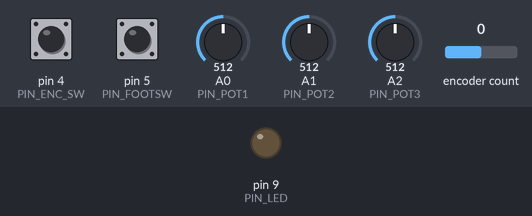
Simulated run of this program. Board: Teensy 4. On the bench: output pins drawn as LEDs (lit = HIGH). Dashed ring = blinking. Inputs (shaded band) come from the test bench; at power-on: pin 5 (PIN_FOOTSW) HIGH, pin 4 (PIN_ENC_SW) HIGH, A0 (PIN_POT1) = 512, A1 (PIN_POT2) = 512, A2 (PIN_POT3) = 512, encoder count 0 (analog values on the 0–1023 scale). What the program prints to the serial monitor is not drawn.

Above: at 1.2 s.
1.3 s: pin 5 (PIN_FOOTSW) pulled LOW for 0.15 s
At 1.7 s:
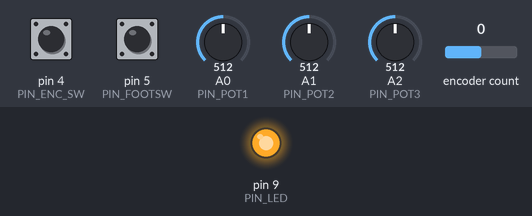
11.0 s: pin 5 (PIN_FOOTSW) pulsed LOW 5 times (0.12 s each, 0.3 s apart)
At 11.59 s:
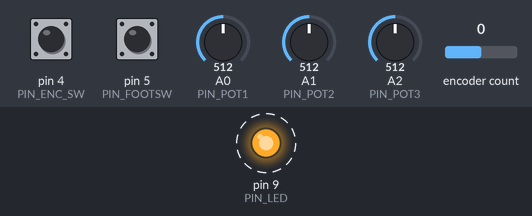
Timing chart, 0 to 14.0 s (numbered marks = the images above; inputs shaded):
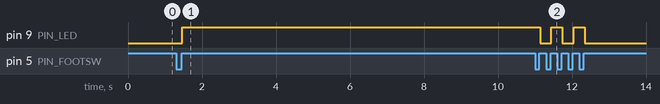

The program:

main.cpp
```cpp
// 03_knobs_switches: 포트 3개, EC11 인코더(푸시), 풋스위치, 상태 LED 입력 확인 (H2)
// 저장소 루트에서:  pio run -d sketches/03_knobs_switches -t upload
// 시리얼 모니터:   pio device monitor -b 115200
//
// [통과 기준]
// - 포트 3개 모두 끝에서 끝까지 0~100% 근처로 움직이고, 손을 떼면 값이 떨리지 않음
// - 인코더 한 칸(딸깍 1번)에 1씩 바뀜
// - 인코더 버튼과 풋스위치가 짧게/길게를 구분함, 길게는 누른 지 600ms에 (떼기 전에) 바로 찍힘
// - 풋스위치를 짧게 누를 때마다 LED가 토글됨 (바이패스 표시 흉내)
//
// [출력 예시]
// POT1 42%
// ENC 7
// 풋스위치 짧게 → LED ON
// 인코더 버튼 길게

#include <Arduino.h>
#include <Encoder.h>

// ---- 핀 배치 (firmware/src/pins.h, docs/hardware-design.md 5장과 같게 유지) ----
// 13번은 OLED SCK + 보드 LED 공용이라 쓰지 않는다.
#define PIN_POT1    14  // A0, 와이퍼 → 1kΩ → 핀, 핀에 0.1µF to GND
#define PIN_POT2    15  // A1
#define PIN_POT3    16  // A2
#define PIN_ENC_A   2   // 공통 핀 GND, 각 핀 10nF to GND
#define PIN_ENC_B   3
#define PIN_ENC_SW  4   // 인코더 푸시, 누르면 GND
#define PIN_FOOTSW  5   // 모멘터리, 누르면 GND, 100nF 병렬
#define PIN_LED     9   // 9 → 1kΩ → LED → GND

// ---- 동작 상수 ----
#define DEBOUNCE_MS      20    // 입력이 이 시간 동안 안 바뀌어야 상태 확정
#define LONG_PRESS_MS    600   // 누른 지 이 시간이 되면 즉시 "길게"
#define POT_HYST         1.0f  // % 단위. 마지막 출력값과 1% 이상 차이 날 때만 출력
#define POT_INTERVAL_MS  10    // 포트 읽기 주기 (매 루프마다 읽을 필요 없음)

// EC11은 디텐트 한 칸에 Encoder 카운트 4. 한 칸에 2씩 바뀌면(반 디텐트형 부품) 2로 바꿀 것.
#define ENC_COUNTS_PER_DETENT  4

// ---- 포트 ----
const uint8_t potPins[3] = {PIN_POT1, PIN_POT2, PIN_POT3};
float potShown[3] = {-100, -100, -100};  // 마지막으로 출력한 값(%). 처음엔 무조건 출력되게
unsigned long potLastReadAt = 0;

// ---- 인코더 ----
Encoder enc(PIN_ENC_A, PIN_ENC_B);
long encBase = 0;   // 마지막으로 칸을 센 위치의 원시 카운트
long encValue = 0;  // 디텐트 단위 값

// ---- 버튼 (인코더 버튼, 풋스위치 공용) ----
enum ButtonEvent { BTN_NONE, BTN_SHORT, BTN_LONG };

struct Button {
  uint8_t pin;
  const char* name;
  bool raw;                 // 마지막 원시 읽기 (true = 눌림)
  unsigned long rawSince;   // 원시 값이 마지막으로 바뀐 시각
  bool pressed;             // 디바운스 후 확정 상태
  unsigned long pressedAt;  // 눌림이 시작된 시각 (원시 기준)
  bool longFired;           // 이번 누름에서 "길게"를 이미 냈는지
};

Button encBtn  = {PIN_ENC_SW, "인코더 버튼"};
Button footBtn = {PIN_FOOTSW, "풋스위치"};
bool ledOn = false;

void buttonBegin(Button& b) {
  pinMode(b.pin, INPUT_PULLUP);  // 외부 풀업 없음
  b.raw = digitalRead(b.pin) == LOW;
  b.pressed = b.raw;
  b.rawSince = b.pressedAt = millis();
  b.longFired = b.pressed;  // 켤 때 이미 눌려 있으면 이벤트 안 냄
}

// 짧게: 뗄 때 판정 / 길게: 누른 지 LONG_PRESS_MS가 되는 순간 판정. 길게가 났으면 뗄 때 짧게 없음.
ButtonEvent buttonPoll(Button& b, unsigned long now) {
  bool r = digitalRead(b.pin) == LOW;  // 풀업이라 누르면 LOW
  if (r != b.raw) {
    b.raw = r;
    b.rawSince = now;
  }

  // 원시 값이 DEBOUNCE_MS 동안 그대로면 상태 확정
  if (b.raw != b.pressed && now - b.rawSince >= DEBOUNCE_MS) {
    b.pressed = b.raw;
    if (b.pressed) {
      b.pressedAt = b.rawSince;  // 실제로 눌린 시각부터 600ms를 센다
      b.longFired = false;
    } else if (!b.longFired) {
      return BTN_SHORT;
    }
  }

  if (b.pressed && !b.longFired && now - b.pressedAt >= LONG_PRESS_MS) {
    b.longFired = true;
    return BTN_LONG;
  }
  return BTN_NONE;
}

void pollPots(unsigned long now) {
  if (now - potLastReadAt < POT_INTERVAL_MS) return;
  potLastReadAt = now;

  for (int i = 0; i < 3; i++) {
    float pct = analogRead(potPins[i]) * 100.0f / 4095.0f;
    float diff = fabsf(pct - potShown[i]);
    // 양끝(0%/100%)은 히스테리시스 때문에 1% 직전에서 멈추지 않도록 따로 맞춘다
    bool atEdge = (pct < 0.5f && potShown[i] >= 0.5f) || (pct > 99.5f && potShown[i] <= 99.5f);
    if (diff >= POT_HYST || atEdge) {
      potShown[i] = pct;
      Serial.printf("POT%d %d%%\n", i + 1, (int)(pct + 0.5f));
    }
  }
}

void pollEncoder() {
  long raw = enc.read();
  bool changed = false;
  // 카운트가 한 칸(ENC_COUNTS_PER_DETENT)만큼 쌓일 때마다 1씩. 0 근처에서도 양방향 대칭.
  while (raw - encBase >= ENC_COUNTS_PER_DETENT) {
    encBase += ENC_COUNTS_PER_DETENT;
    encValue++;
    changed = true;
  }
  while (encBase - raw >= ENC_COUNTS_PER_DETENT) {
    encBase -= ENC_COUNTS_PER_DETENT;
    encValue--;
    changed = true;
  }
  if (changed) Serial.printf("ENC %ld\n", encValue);
}

void setup() {
  Serial.begin(115200);
  while (!Serial && millis() < 2000) {}  // 시리얼 모니터 연결을 최대 2초 기다림

  analogReadResolution(12);
  analogReadAveraging(16);
  buttonBegin(encBtn);
  buttonBegin(footBtn);
  pinMode(PIN_LED, OUTPUT);
  digitalWrite(PIN_LED, LOW);

  Serial.println("03_knobs_switches 시작");
  Serial.println("핀 배치:");
  Serial.printf("  포트1/2/3     : %d(A0) / %d(A1) / %d(A2)\n", PIN_POT1, PIN_POT2, PIN_POT3);
  Serial.printf("  인코더 A/B/SW : %d / %d / %d (INPUT_PULLUP)\n", PIN_ENC_A, PIN_ENC_B, PIN_ENC_SW);
  Serial.printf("  풋스위치      : %d (INPUT_PULLUP)\n", PIN_FOOTSW);
  Serial.printf("  상태 LED      : %d\n", PIN_LED);
  Serial.printf("설정: 디바운스 %dms, 길게 %dms, 포트 히스테리시스 %.0f%%, 인코더 %d카운트/칸\n",
                DEBOUNCE_MS, LONG_PRESS_MS, POT_HYST, ENC_COUNTS_PER_DETENT);
}

void loop() {
  unsigned long now = millis();

  pollPots(now);
  pollEncoder();

  ButtonEvent e = buttonPoll(encBtn, now);
  if (e == BTN_SHORT) Serial.printf("%s 짧게\n", encBtn.name);
  if (e == BTN_LONG)  Serial.printf("%s 길게\n", encBtn.name);

  e = buttonPoll(footBtn, now);
  if (e == BTN_SHORT) {
    ledOn = !ledOn;
    digitalWrite(PIN_LED, ledOn ? HIGH : LOW);
    Serial.printf("%s 짧게 → LED %s\n", footBtn.name, ledOn ? "ON" : "OFF");
  }
  if (e == BTN_LONG) Serial.printf("%s 길게\n", footBtn.name);
}
```

Measured:
- after the input at 1.3 s, pin 9 (PIN_LED): LOW → HIGH after 0.17 s
- after the input at 11.0 s, pin 9 (PIN_LED): alternates HIGH for 0.30 s and LOW for 0.30 s, 5 changes in all, then stays LOW, starting after 0.14 s
